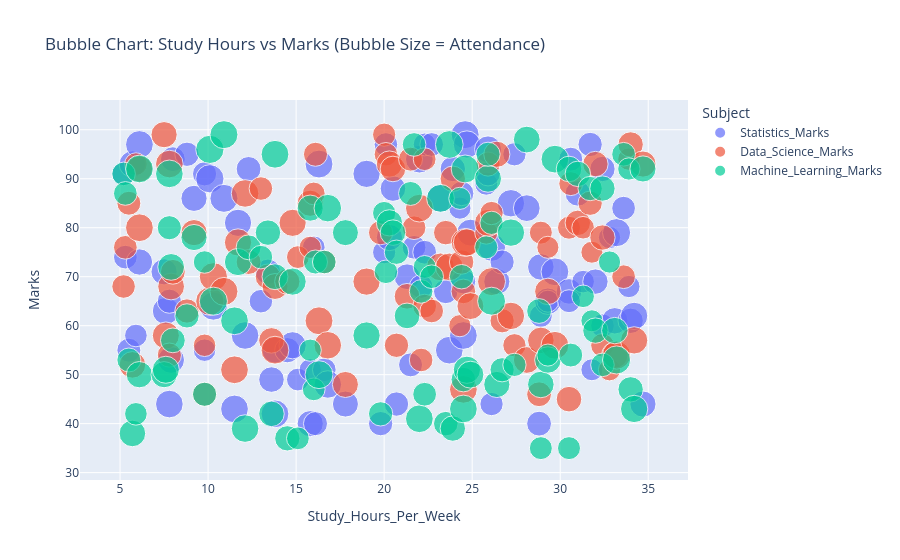

This figure's notebook cell:
### Markdown cell above
2. Bubble Chart – Marks vs Study Hours (size = Attendance)

### Code cell
# Convert marks columns to long format
df_melt = df.melt(
    id_vars=["Study_Hours_Per_Week", "Attendance_Percentage", "Department"],
    value_vars=["Statistics_Marks", "Data_Science_Marks", "Machine_Learning_Marks"],
    var_name="Subject",
    value_name="Marks"
)

fig = px.scatter(
    df_melt,
    x="Study_Hours_Per_Week",
    y="Marks",
    size="Attendance_Percentage",       # Bubble size
    color="Subject",         # Different color per subject
    hover_data=["Department", "Attendance_Percentage"],
    title="Bubble Chart: Study Hours vs Marks (Bubble Size = Attendance)"
)

fig.show()
